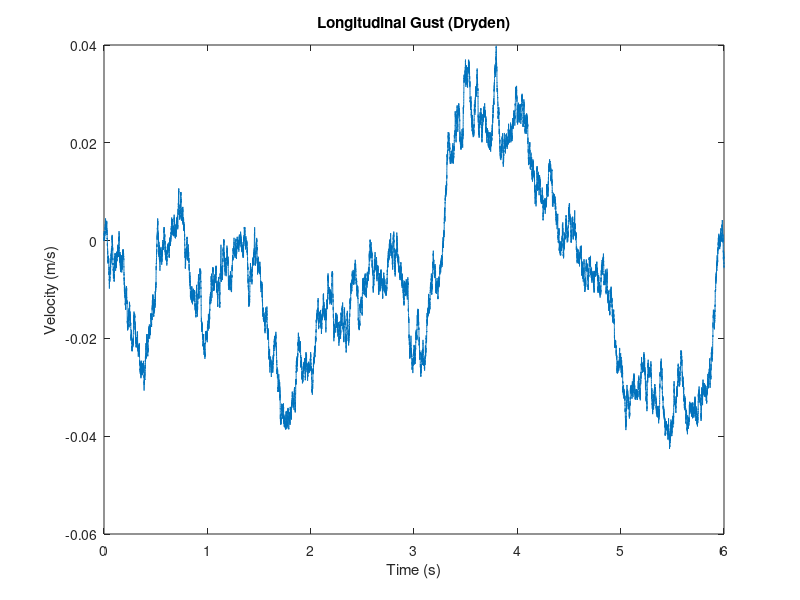

The MATLAB script that drew this image:
% Parameters for missile flying at Mach 2.5 (~737.5 m/s) at 20,000 feet (6096 meters)
Lu = 400;  % Longitudinal scale length (meters)
Lv = 250;  % Lateral scale length (meters)
Lw = 150;  % Vertical scale length (meters)
V = 737.5; % Missile velocity (m/s)
sigma_u = 1.5;  % Longitudinal turbulence intensity (m/s)
sigma_v = 1;    % Lateral turbulence intensity (m/s)
sigma_w = 0.75; % Vertical turbulence intensity (m/s)

% 1-cosine gust parameters
A_gust = 5;  % Gust amplitude (m/s)
L_gust = 100; % Gust length (meters)

% Time vector for simulation
t = 0:0.0001:6;  % Simulate for 10 seconds

% Dryden model (Transfer function based)
% Define transfer functions for Dryden gust model
Hu = tf(sqrt(2 * sigma_u^2 * Lu / V), [Lu/V 1]);
Hv = tf(sigma_v * sqrt(Lv / V), [Lv/V 1]);
Hw = tf(sigma_w * sqrt(Lw / V), [Lw/V 1]);

% Generate white noise input (stochastic process for Dryden model)
white_noise = randn(size(t));

% Simulate Dryden gust turbulence using lsim
u_gust_dryden = lsim(Hu, white_noise, t);
v_gust_dryden = lsim(Hv, white_noise, t);
w_gust_dryden = lsim(Hw, white_noise, t);

% 1-cosine gust model (deterministic)
% Time duration for the gust to act
t_gust_duration = L_gust / V;

% Define 1-cosine gust for vertical wind (assuming gust acts in vertical direction)
w_gust_1cos = zeros(size(t));
for i = 1:length(t)
    if t(i) <= t_gust_duration
        w_gust_1cos(i) = A_gust / 2 * (1 - cos(2 * pi * V * t(i) / L_gust));
    else
        w_gust_1cos(i) = 0;  % No gust after the duration
    end
end

% Combine the effects of Dryden gust turbulence and 1-cosine gust
u_combined = u_gust_dryden;  % Only Dryden gust in the longitudinal direction
% Plot the results
plot(t, u_combined);
title('Longitudinal Gust (Dryden)');
xlabel('Time (s)');
ylabel('Velocity (m/s)');
